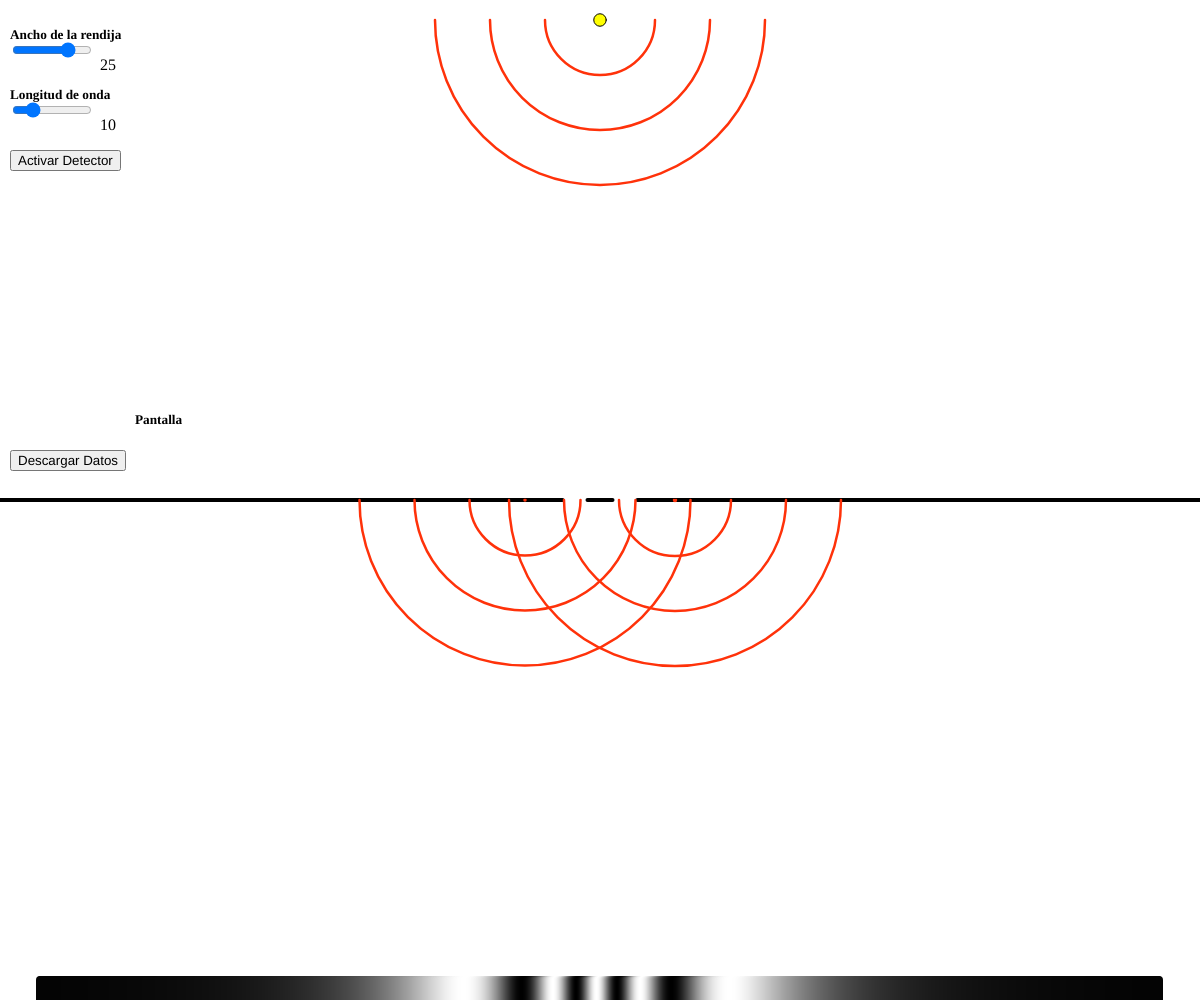
Frame 1 (no input)
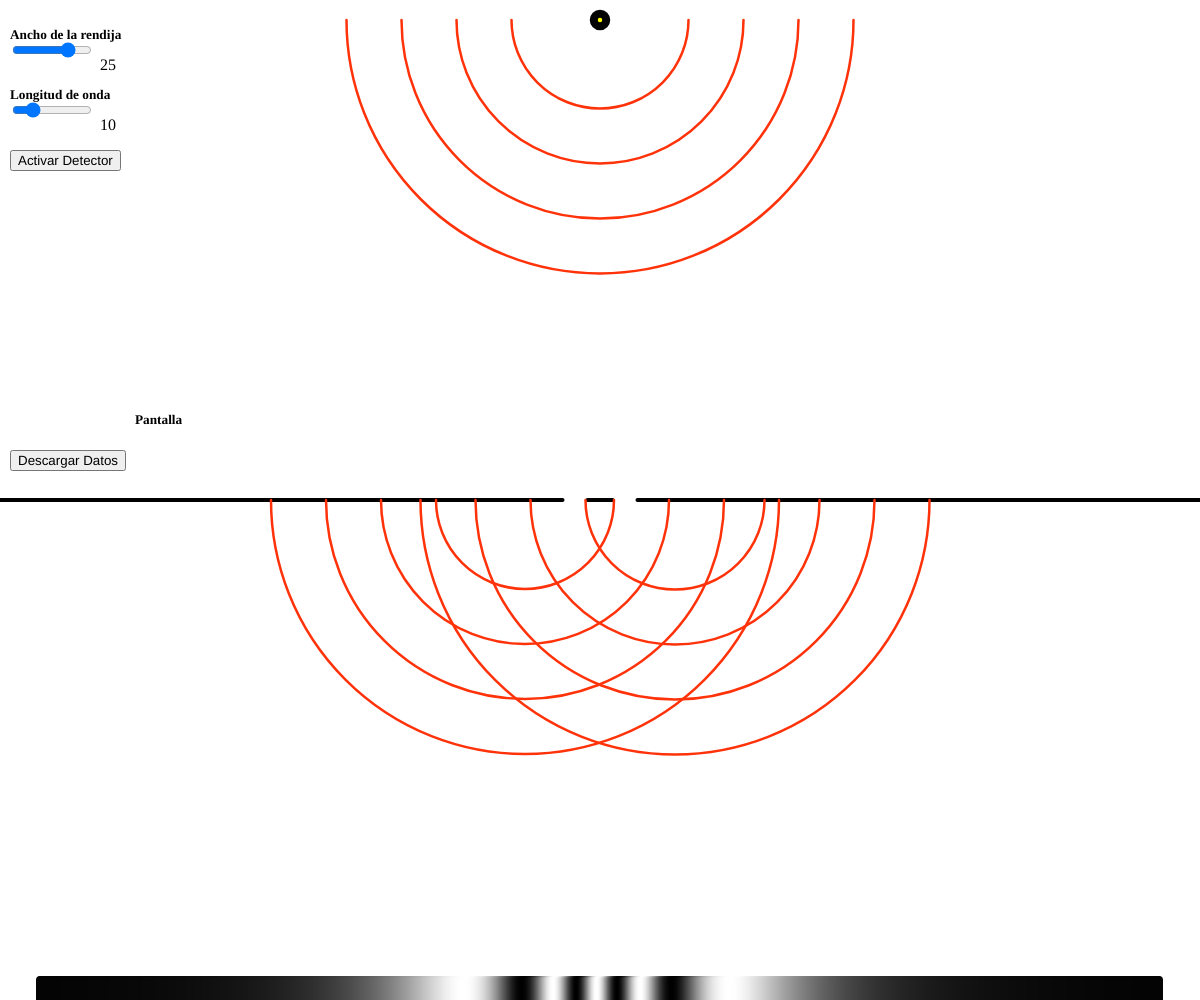
Frame 60 (no input)
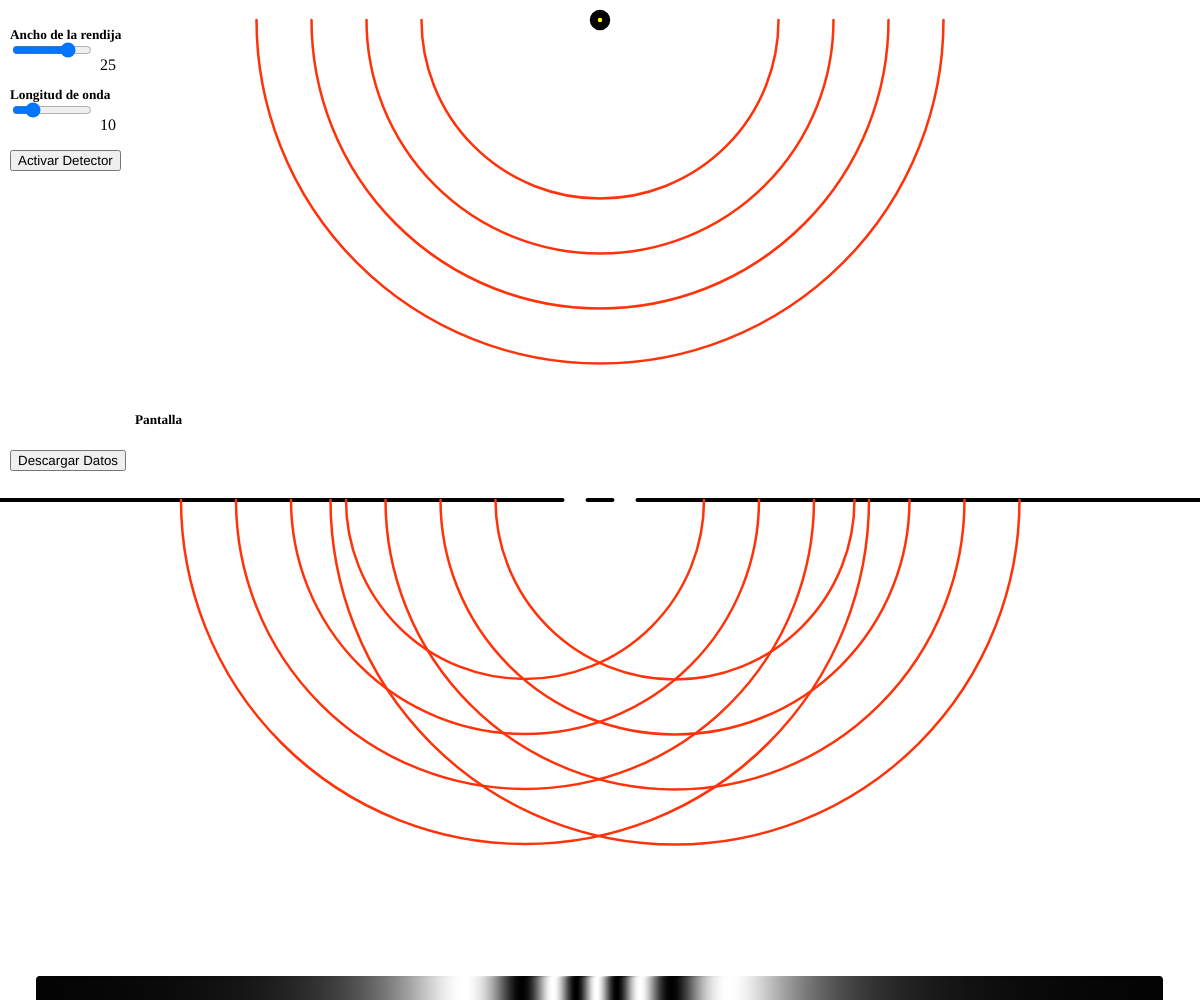
Frame 120 (the mouse pressed at the canvas centre since frame 60)

The p5.js sketch that drew these frames (run headless with seeded random() and noise() and a simulated clock; from frame 60 on, the mouse is pressed at the canvas centre):

// p5.js sketch
// ── sketch.js
/* ***********************************************************
 * ******* SIMULACION LABORATORIO AVANZADO 3 *****************
 * ***********************************************************
 * * Autores: Santiago Moreno Gonzalez                       *
 * *          Alejandra Echeverry                            *
 * *          Juan Esteban Ospina Holguin                    *
 * * Institucion: Universidad de Antioquia                   *
 * * Curso: Laboratorio avanzado 3                           *
 * ***********************************************************/

let radio = 165; //Radio de la primera circunferencia
let radio2 = 110; //Raio de la sefunda circunferencia
let radio3 = 55; //Radio de la tercera circunferencia
let radio4 = 0; //Radio de la cuarta circunferencia
let ycenter1 = 20; // Posición en y de la primera circunferencia
let expansionRate = 0.5; // Tasa de expansión de la circunferencia
let d_slit_slider; // Slider para el ancho de la rendija
let wavelength_slider; // Slider para la longitud de onda
let sliderTitle; // Título del slider
let PatternTitle; // Título de patrón
let detectorActive = false; // Estado del detector
let detectorButton; // Botones para activar/desactivar los detectores
let y = ycenter1; // Posición inicial en y
let n = 1; // Variable para controlar el movimiento de la pelota
let n2 = 1; // Variable para controlar el movimiento de la pelota
let interferenceData = []; // Arreglo para almacenar los valores de intensidad del patrón de interferencia
let downloadButton; // Botón para descargar los datos

function setup() {
    createCanvas(windowWidth, windowHeight);
    background(0, 191, 255);

    // Crear el deslizador para el ancho de la rendija
    d_slit_slider = createSlider(10, 30, 25); // Valor inicial: 25
    d_slit_slider.position(10, 40);
    d_slit_slider.style("width", "80px");

    // Crear el valor del deslizador para el ancho de la rendija
    d_slit_value = createP(d_slit_slider.value());
    d_slit_value.position(
        d_slit_slider.x + d_slit_slider.width + 10,
        d_slit_slider.y
    );

    // Crear el deslizador para la longitud de onda
    wavelength_slider = createSlider(5, 30, 10); // Valor inicial: 10
    wavelength_slider.position(10, 100);
    wavelength_slider.style("width", "80px");

    // Crear el valor del deslizador para la longitud de onda
    wavelength_value = createP(wavelength_slider.value());
    wavelength_value.position(
        wavelength_slider.x + wavelength_slider.width + 10,
        wavelength_slider.y
    );

    // Crear el título del slider para la longitud de onda
    let wavelengthTitle = createElement("h5", "Longitud de onda");
    wavelengthTitle.position(10, 65);

    // Crear el título del slider para el ancho de la rendija
    sliderTitle = createElement("h5", "Ancho de la rendija");
    sliderTitle.position(10, 5);

    // Crear el título del patrón
    PatternTitle = createElement("h5", "Pantalla");
    PatternTitle.position(135, 390);

    // Crear botones para activar/desactivar los detectores
    detectorButton = createButton("Activar Detector");
    detectorButton.position(10, 150);
    detectorButton.mousePressed(toggleDetector);

    // Crear el botón de descarga
    downloadButton = createButton("Descargar Datos");
    downloadButton.position(10, 450);
    downloadButton.mousePressed(downloadData);

    // Inicializar la posición de las pelotas
    x = windowWidth / 2;
    x2 = windowWidth / 2 + d_slit_slider.value();
    y2 = windowHeight / 2;
}

function draw() {
    background("a05d00"); // Limpiar el lienzo en cada frame
    fill(255, 255, 0); // Amarillo
    ellipse(
        windowWidth / 2,
        ycenter1,
        d_slit_slider.value() / 2,
        d_slit_slider.value() / 2
    ); // Círculo en la parte superior central

    drawLines(height / 2, 2); // Dibujar líneas de referencia

    //Actualizar el valor del deslizador
    d_slit_value.html(d_slit_slider.value());
    wavelength_value.html(wavelength_slider.value());

    // Verificar si se alcanzó el punto intermedio

    if (!detectorActive) {
        drawCircles(windowWidth / 2, ycenter1, expansionRate, height / 2); // Dibujar círculos expandibles
        drawCircles(
            width / 2 - 3 * d_slit_slider.value(),
            height / 2,
            expansionRate,
            height
        ); // Dibujar círculos expandibles
        drawCircles(
            width / 2 + 3 * d_slit_slider.value(),
            height / 2,
            expansionRate,
            height
        ); // Dibujar círculos expandibles
    } else {
        if (y2 > windowHeight - 50) {
            n *= -1;
        }
        if (y > windowHeight / 2 - 20) {
            n2 *= -1;
        }
        moveBall(
            windowWidth / 2,
            ycenter1,
            width / 2 - n2 * d_slit_slider.value(),
            height / 2,
            4
        );
        moveBall2(
            windowWidth / 2 + n * d_slit_slider.value(),
            height / 2,
            windowWidth / 2 + n * d_slit_slider.value(),
            height,
            4
        );
    }

    drawInterferencePattern(); // Dibujar patrón de interferencia en la pantalla
}

function toggleDetector() {
    detectorActive = !detectorActive;
    if (detectorActive) {
        detectorButton.html("Desactivar Detector");
    } else {
        detectorButton.html("Activar Detector");
    }
}

function moveBall(startX, startY, targetX, targetY, speed) {
    fill(255, 0, 0);
    ellipse(x, y, 10, 10);
    let dx = targetX - startX;
    let dy = targetY - startY;
    let distance = sqrt(dx * dx + dy * dy);
    let steps = distance / speed;
    let stepX = dx / steps;
    let stepY = dy / steps;
    x += stepX;
    y += stepY;
    if (y >= height / 2) {
        x = startX;
        y = startY;
    }
}

function moveBall2(startX, startY, targetX, targetY, speed) {
    fill(0, 255, 0);
    ellipse(x2, y2, 10, 10);
    let dx = targetX - startX;
    let dy = targetY - startY;
    let distance = sqrt(dx * dx + dy * dy);
    let steps = distance / speed;
    let stepX = dx / steps;
    let stepY = dy / steps;
    x2 += stepX;
    y2 += stepY;
    if (y2 >= height) {
        x2 = startX;
        y2 = startY;
    }
}

function drawInterferencePattern() {
    let d_slit = d_slit_slider.value(); // Obtener el valor del deslizador para el ancho de la rendija
    let wavelength = wavelength_slider.value(); // Obtener el valor del deslizador para la longitud de onda
    let L = 100; // Distancia de las rendijas a la pantalla
    let intensityMax = 255; // Intensidad máxima

    noFill();

    if (!detectorActive) {
        // Si ambos detectores están inactivos, dibujar el patrón de interferencia
        stroke(255, 0, 0); // Color rojo
        for (let x = 40; x < width - 40; x++) {
            // Ajustar el rango de x para centrarlo más
            let x_from_center = abs(x - width / 2); // Distancia desde el centro
            let theta = atan(x_from_center / L); // Ángulo
            let interference =
                intensityMax *
                pow(cos((PI * d_slit * sin(theta)) / wavelength), 2);
            interferenceData.push([x, interference]); // Guardar el valor de intensidad en el arreglo
            strokeWeight(8); // Grosor de la línea
            stroke(interference);
            line(x, height - 20, x, height); // Dibujar una línea vertical en cada punto de la pantalla
        }
    } else {
        // Si el detector está activo, dibujar patron clásico
        let slitWidth = d_slit_slider.value(); // Ancho de la rendija
        let startX = width / 2 - slitWidth; // Coordenada x de inicio de las líneas
        let endX = width / 2 + slitWidth; // Coordenada x de fin de las líneas
        stroke(0); // Color rojo
        strokeWeight(8); // Grosor de la línea
        line(startX, height - 20, startX, height); // Línea izquierda
        line(endX, height - 20, endX, height); // Línea derecha
    }
}

function drawLines(lineHeight, numSlides) {
    let d_slit = d_slit_slider.value(); // Obtener el valor del deslizador para el ancho de la rendija

    if (numSlides == 1) {
        // Líneas horizontales
        stroke(0); // Color negro
        strokeWeight(4); // Grosor de la línea
        line(0, lineHeight, width / 2 - d_slit / 2, lineHeight); // Línea izquierda
        line(width / 2 + d_slit / 2, lineHeight, width, lineHeight); // Línea derecha
    }

    if (numSlides == 2) {
        // Líneas horizontales
        stroke(0); // Color negro
        strokeWeight(4); // Grosor de la línea
        line(0, lineHeight, width / 2 - (3 * d_slit) / 2, lineHeight); // Línea izquierda
        line(
            width / 2 - d_slit / 2,
            lineHeight,
            width / 2 + d_slit / 2,
            lineHeight
        ); // Línea central
        line(width / 2 + (3 * d_slit) / 2, lineHeight, width, lineHeight); // Línea derecha
    }
}

function drawCircles(xcenter, ycenter, expansionRate, limit) {
    // Circunferencia que se expande y se disipa
    noFill(); // Sin relleno
    stroke(255, 50, 10); // Color rojo
    strokeWeight(2.5); // Grosor de la línea

    // Dibujar las semicircunferencias
    arc(xcenter, ycenter, radio * 2, radio * 2, 0, PI); // Semicircunferencia 1
    arc(xcenter, ycenter, radio2 * 2, radio2 * 2, 0, PI); // Semicircunferencia 2
    arc(xcenter, ycenter, radio3 * 2, radio3 * 2, 0, PI); // Semicircunferencia 3
    arc(xcenter, ycenter, radio4 * 2, radio4 * 2, 0, PI); // Semicircunferencia 4

    // Incrementar los radios para el siguiente frame
    radio += expansionRate;
    radio2 += expansionRate;
    radio3 += expansionRate;
    radio4 += expansionRate;

    // Reiniciar los radios si alcanzan el límite
    if (radio >= limit - ycenter) {
        radio = 0;
    }
    if (radio2 >= limit - ycenter) {
        radio2 = 0;
    }
    if (radio3 >= limit - ycenter) {
        radio3 = 0;
    }
    if (radio4 >= limit - ycenter) {
        radio4 = 0;
    }
}

function downloadData() {
    let csvContent = "data:text/csv;charset=utf-8,";
    csvContent += "Ángulo,Intensidad\r\n"; // Encabezados de las columnas

    interferenceData.forEach(function (rowArray) {
        let row = rowArray.join(",");
        csvContent += row + "\r\n";
    });

    let encodedUri = encodeURI(csvContent);
    let link = document.createElement("a");
    link.setAttribute("href", encodedUri);
    link.setAttribute("download", "interference_data.csv");
    document.body.appendChild(link); // Required for FF

    link.click(); // This will download the data file named "interference_data.csv".
}
